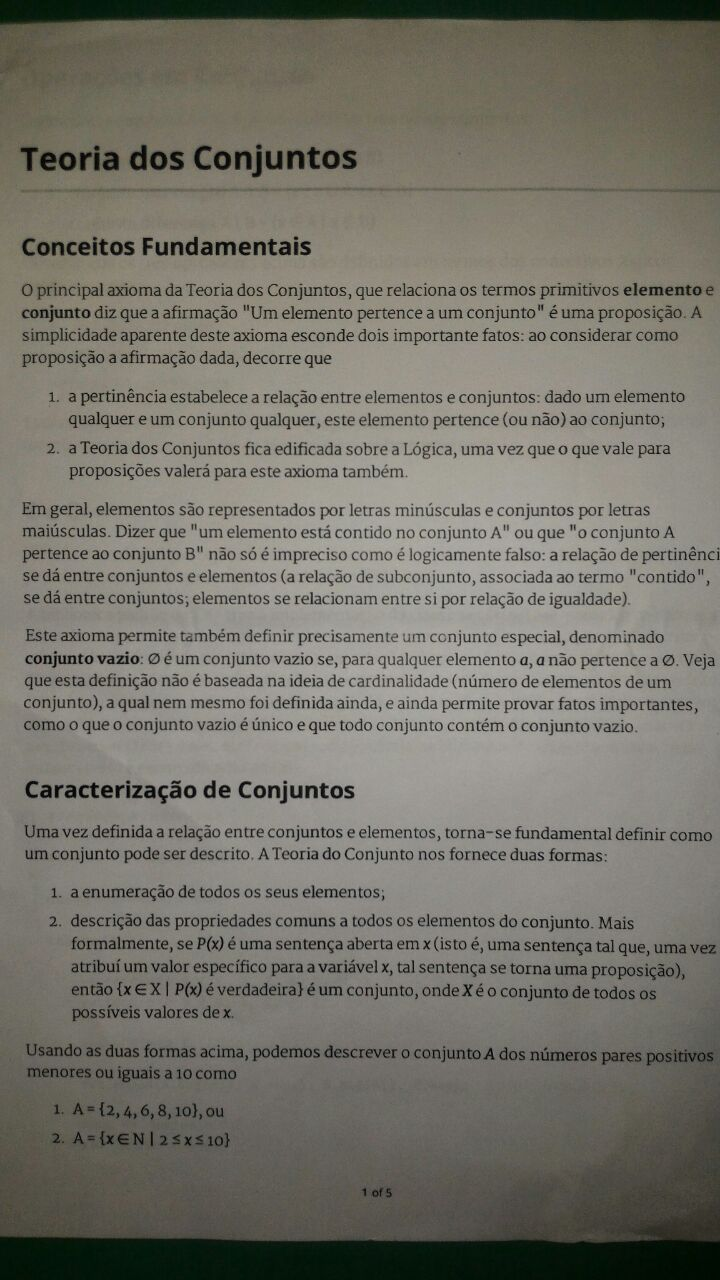
#> input picture Images/t05.jpg, 720 x 1280 px
$ python crop_image.py
#> lines starting #> are read from the running program, lines starting #| are printed output that depends on the picture
from PIL import Image
from math import floor

def crop_image():
    image = Image.open('./Images/t05.jpg')
#> image is the input picture: PIL image 720x1280 RGB; mean R, G, B 117.8, 115.5, 106.2
    width, height = image.size
#> width = 720; height = 1280

    bottom_increment = floor(height/3)
#> bottom_increment = 426

    right = width
#> right = 720
    down = bottom_increment
#> down = 426
    up = 0
    i_name = 0
    overlap = 25

    while up <= floor(height/3)*2:
    	coords = (0,up,right,down)

    	cropped_image = image.crop(coords)
    	cropped_image.save('./Images/test_crop_' + str(i_name) + '.jpg')

    	down+=bottom_increment
    	up = (down - bottom_increment) - overlap
    	i_name += 1
#> this loop made 3 passes
#> pass 1, in crop_image, `cropped_image = image.crop(coords)`:
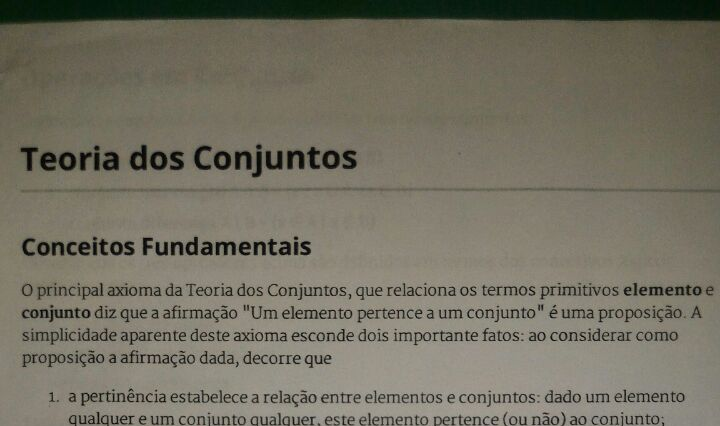
#> cropped_image: PIL image 720x426 RGB; mean R, G, B 116.2, 112.5, 98.3
#> pass 2, in crop_image, `cropped_image = image.crop(coords)`:
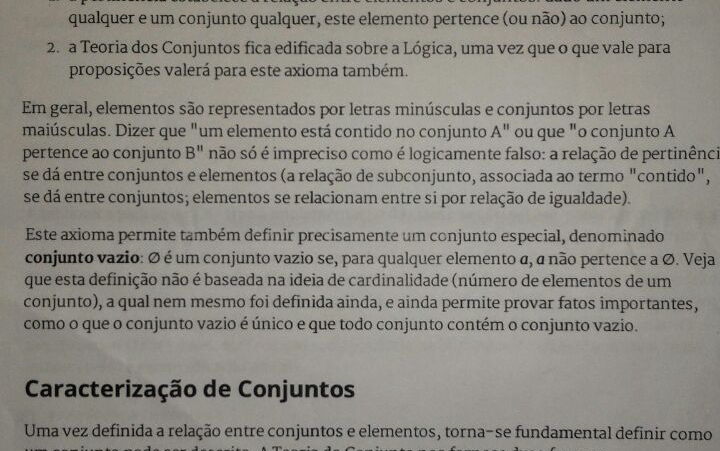
#> cropped_image: PIL image 720x451 RGB; mean R, G, B 140.5, 137.8, 131
#> pass 3, in crop_image, `cropped_image = image.crop(coords)`:
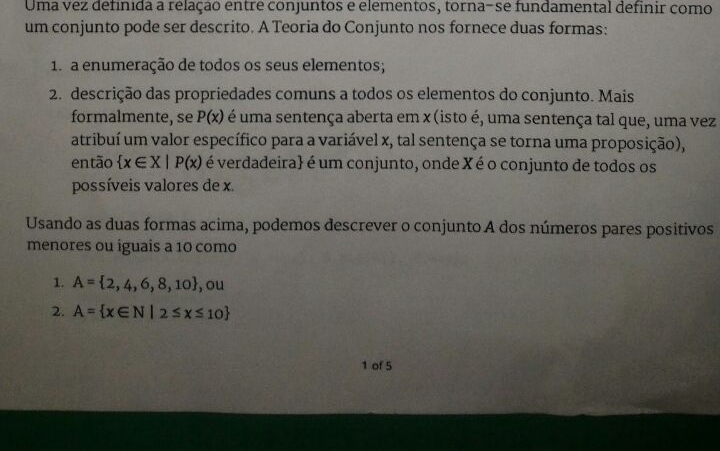
#> cropped_image: PIL image 720x451 RGB; mean R, G, B 98.3, 97.5, 90.7
#> after the loop, down = 1704; i_name = 3

if __name__ =='__main__':
    crop_image()

$ run again, with Images/lixo.jpg copied over Images/t05.jpg
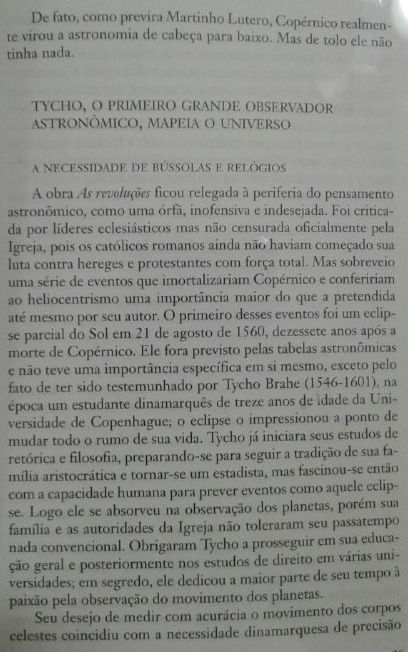
#> input picture Images/lixo.jpg, 408 x 652 px
#> in crop_image, image is the input picture: PIL image 408x652 RGB; mean R, G, B 138.2, 139.3, 135.4
#> the loop in crop_image, `while up <= floor(height/3)*2:` made 3 passes
#> pass 1, in crop_image, `cropped_image = image.crop(coords)`:
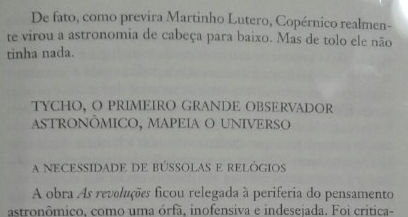
#> cropped_image: PIL image 408x217 RGB; mean R, G, B 150.8, 152, 148.4
#> pass 3, in crop_image, `cropped_image = image.crop(coords)`:
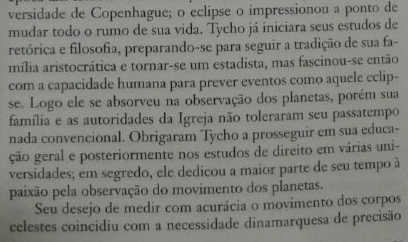
#> cropped_image: PIL image 408x242 RGB; mean R, G, B 127.2, 128.9, 123.5
#> after the loop in crop_image, `while up <= floor(height/3)*2:`: down = 868; i_name = 3

$ run again, with Images/sd1.jpeg copied over Images/t05.jpg
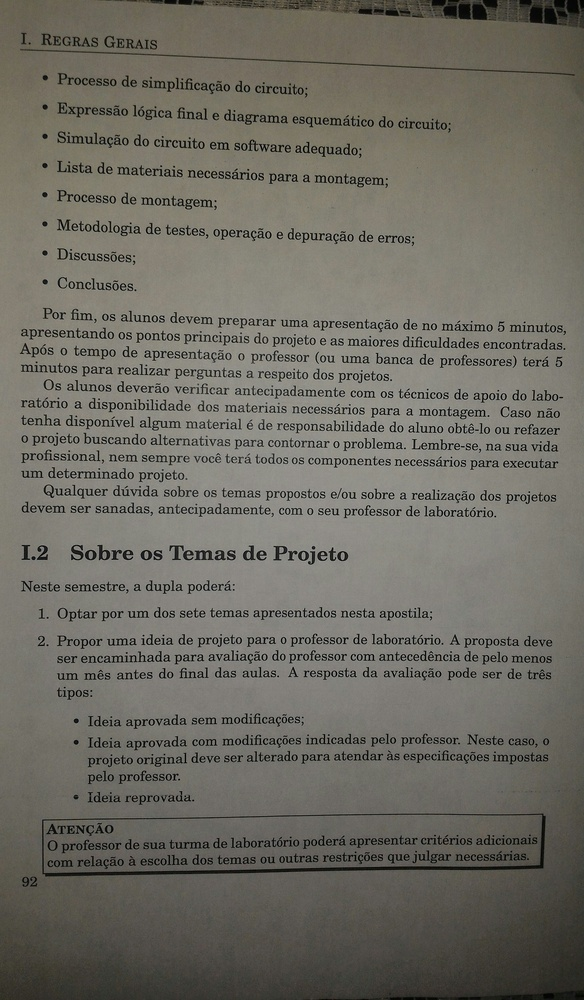
#> input picture Images/sd1.jpeg, 584 x 1000 px, shrunk from 2304 x 3943 before the run
#> in crop_image, image is the input picture: PIL image 584x1000 RGB; mean R, G, B 111, 108.6, 99.8
#> the loop in crop_image, `while up <= floor(height/3)*2:` made 3 passes
#> pass 1, in crop_image, `cropped_image = image.crop(coords)`:
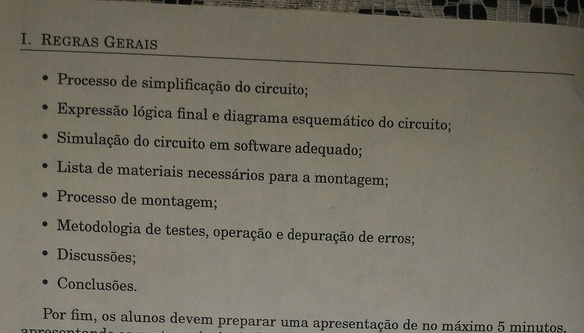
#> cropped_image: PIL image 584x333 RGB; mean R, G, B 116.5, 112.4, 99.3
#> pass 3, in crop_image, `cropped_image = image.crop(coords)`:
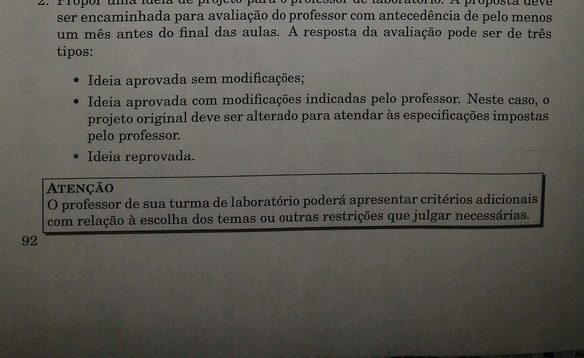
#> cropped_image: PIL image 584x358 RGB; mean R, G, B 93.3, 91.5, 85.2
#> after the loop in crop_image, `while up <= floor(height/3)*2:`: down = 1332; i_name = 3
